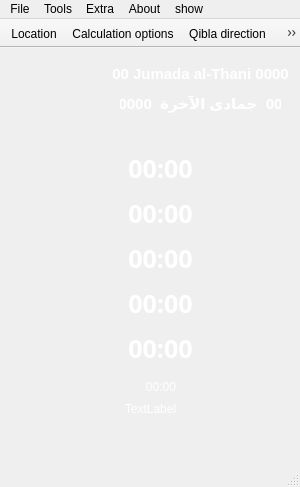
<?xml version="1.0" encoding="UTF-8"?>
<ui version="4.0">
 <class>Salat</class>
 <widget class="QMainWindow" name="Salat">
  <property name="geometry">
   <rect>
    <x>0</x>
    <y>0</y>
    <width>300</width>
    <height>487</height>
   </rect>
  </property>
  <property name="minimumSize">
   <size>
    <width>300</width>
    <height>487</height>
   </size>
  </property>
  <property name="maximumSize">
   <size>
    <width>300</width>
    <height>487</height>
   </size>
  </property>
  <property name="windowTitle">
   <string>Qsalat - salat times</string>
  </property>
  <property name="styleSheet">
   <string notr="true"/>
  </property>
  <widget class="QWidget" name="centralwidget">
   <widget class="QWidget" name="widget" native="true">
    <property name="geometry">
     <rect>
      <x>0</x>
      <y>0</y>
      <width>300</width>
      <height>400</height>
     </rect>
    </property>
    <property name="styleSheet">
     <string notr="true">background-image: url(:/usr/share/qsalat/images/qsalat.png);</string>
    </property>
    <widget class="QLabel" name="label_fajr">
     <property name="geometry">
      <rect>
       <x>110</x>
       <y>100</y>
       <width>101</width>
       <height>41</height>
      </rect>
     </property>
     <property name="font">
      <font>
       <family>Arial Black</family>
       <pointsize>19</pointsize>
       <weight>75</weight>
       <bold>true</bold>
      </font>
     </property>
     <property name="styleSheet">
      <string notr="true">color:white;
opacity:1.0;
background-image: url(:/images/slider3.png);</string>
     </property>
     <property name="text">
      <string>00:00</string>
     </property>
     <property name="alignment">
      <set>Qt::AlignCenter</set>
     </property>
    </widget>
    <widget class="QLabel" name="label_asr">
     <property name="geometry">
      <rect>
       <x>110</x>
       <y>190</y>
       <width>101</width>
       <height>41</height>
      </rect>
     </property>
     <property name="font">
      <font>
       <family>Arial Black</family>
       <pointsize>19</pointsize>
       <weight>75</weight>
       <bold>true</bold>
      </font>
     </property>
     <property name="styleSheet">
      <string notr="true">color:white;
opacity:1.0;
background-image: url(:/images/slider3.png);</string>
     </property>
     <property name="text">
      <string>00:00</string>
     </property>
     <property name="alignment">
      <set>Qt::AlignCenter</set>
     </property>
    </widget>
    <widget class="QLabel" name="label_isha">
     <property name="geometry">
      <rect>
       <x>110</x>
       <y>280</y>
       <width>101</width>
       <height>41</height>
      </rect>
     </property>
     <property name="font">
      <font>
       <family>Arial Black</family>
       <pointsize>19</pointsize>
       <weight>75</weight>
       <bold>true</bold>
      </font>
     </property>
     <property name="styleSheet">
      <string notr="true">color:white;
opacity:1.0;
background-image: url(:/images/slider3.png);</string>
     </property>
     <property name="text">
      <string>00:00</string>
     </property>
     <property name="alignment">
      <set>Qt::AlignCenter</set>
     </property>
    </widget>
    <widget class="QLabel" name="label_duhr">
     <property name="geometry">
      <rect>
       <x>110</x>
       <y>145</y>
       <width>101</width>
       <height>41</height>
      </rect>
     </property>
     <property name="font">
      <font>
       <family>Arial Black</family>
       <pointsize>19</pointsize>
       <weight>75</weight>
       <bold>true</bold>
      </font>
     </property>
     <property name="styleSheet">
      <string notr="true">color:white;
opacity:1.0;
background-image: url(:/images/slider3.png);</string>
     </property>
     <property name="text">
      <string>00:00</string>
     </property>
     <property name="alignment">
      <set>Qt::AlignCenter</set>
     </property>
    </widget>
    <widget class="QLabel" name="label_maghreb">
     <property name="geometry">
      <rect>
       <x>110</x>
       <y>235</y>
       <width>101</width>
       <height>41</height>
      </rect>
     </property>
     <property name="font">
      <font>
       <family>Arial Black</family>
       <pointsize>19</pointsize>
       <weight>75</weight>
       <bold>true</bold>
      </font>
     </property>
     <property name="styleSheet">
      <string notr="true">color:white;
opacity:1.0;
background-image: url(:/images/slider3.png);</string>
     </property>
     <property name="text">
      <string>00:00</string>
     </property>
     <property name="alignment">
      <set>Qt::AlignCenter</set>
     </property>
    </widget>
    <widget class="QLabel" name="label_location">
     <property name="geometry">
      <rect>
       <x>20</x>
       <y>340</y>
       <width>261</width>
       <height>41</height>
      </rect>
     </property>
     <property name="font">
      <font>
       <family>Arial</family>
      </font>
     </property>
     <property name="styleSheet">
      <string notr="true">background-image: url(:/images/slider3.png);
color:white;</string>
     </property>
     <property name="text">
      <string>TextLabel</string>
     </property>
     <property name="alignment">
      <set>Qt::AlignCenter</set>
     </property>
    </widget>
    <widget class="QLabel" name="label_hijri">
     <property name="geometry">
      <rect>
       <x>120</x>
       <y>40</y>
       <width>161</width>
       <height>31</height>
      </rect>
     </property>
     <property name="font">
      <font>
       <family>Arial</family>
       <pointsize>11</pointsize>
       <weight>75</weight>
       <italic>false</italic>
       <bold>true</bold>
      </font>
     </property>
     <property name="layoutDirection">
      <enum>Qt::RightToLeft</enum>
     </property>
     <property name="styleSheet">
      <string notr="true">background-image: url(:/images/slider3.png);
color:white;
</string>
     </property>
     <property name="locale">
      <locale language="Arabic" country="SaudiArabia"/>
     </property>
     <property name="text">
      <string>00  جمادى الآخرة  0000</string>
     </property>
     <property name="alignment">
      <set>Qt::AlignCenter</set>
     </property>
    </widget>
    <widget class="QLabel" name="label_hijri_2">
     <property name="geometry">
      <rect>
       <x>110</x>
       <y>10</y>
       <width>181</width>
       <height>31</height>
      </rect>
     </property>
     <property name="font">
      <font>
       <family>Arial</family>
       <pointsize>11</pointsize>
       <weight>75</weight>
       <italic>false</italic>
       <bold>true</bold>
      </font>
     </property>
     <property name="styleSheet">
      <string notr="true">background-image: url(:/images/slider3.png);
color:white;
</string>
     </property>
     <property name="text">
      <string>00 Jumada al-Thani 0000</string>
     </property>
     <property name="alignment">
      <set>Qt::AlignCenter</set>
     </property>
    </widget>
    <widget class="QLabel" name="label_shourouk">
     <property name="geometry">
      <rect>
       <x>130</x>
       <y>330</y>
       <width>62</width>
       <height>17</height>
      </rect>
     </property>
     <property name="styleSheet">
      <string notr="true">color:white;
opacity:1.0;
background-image: url(:/images/slider3.png);</string>
     </property>
     <property name="text">
      <string>00:00</string>
     </property>
     <property name="alignment">
      <set>Qt::AlignCenter</set>
     </property>
    </widget>
   </widget>
  </widget>
  <widget class="QMenuBar" name="menubar">
   <property name="geometry">
    <rect>
     <x>0</x>
     <y>0</y>
     <width>300</width>
     <height>25</height>
    </rect>
   </property>
   <widget class="QMenu" name="menuFile">
    <property name="title">
     <string>File</string>
    </property>
    <addaction name="actionHide"/>
    <addaction name="actionQuit"/>
   </widget>
   <widget class="QMenu" name="menuTools">
    <property name="title">
     <string>Tools</string>
    </property>
    <widget class="QMenu" name="menuPrayer_times_options">
     <property name="title">
      <string>Prayer times options</string>
     </property>
     <addaction name="actionGenerate_monthly_prayer_times"/>
     <addaction name="actionGenerate_yearly_prayer_times"/>
    </widget>
    <addaction name="separator"/>
    <addaction name="actionHijri_date"/>
    <addaction name="actionQibla_direction"/>
    <addaction name="actionLocation"/>
    <addaction name="actionAudio"/>
    <addaction name="actionCalculation_options"/>
    <addaction name="menuPrayer_times_options"/>
   </widget>
   <widget class="QMenu" name="menuExtra">
    <property name="title">
     <string>Extra</string>
    </property>
    <addaction name="actionWorldtime"/>
   </widget>
   <widget class="QMenu" name="menuAbout">
    <property name="title">
     <string>About</string>
    </property>
    <addaction name="separator"/>
    <addaction name="actionAbout_Qsalat"/>
    <addaction name="actionAbout_QT"/>
   </widget>
   <widget class="QMenu" name="menuShow">
    <property name="title">
     <string>show</string>
    </property>
    <addaction name="actionShow_2"/>
   </widget>
   <addaction name="menuFile"/>
   <addaction name="menuTools"/>
   <addaction name="menuExtra"/>
   <addaction name="menuAbout"/>
   <addaction name="menuShow"/>
  </widget>
  <widget class="QStatusBar" name="statusbar"/>
  <widget class="QToolBar" name="toolBar">
   <property name="windowTitle">
    <string>toolBar</string>
   </property>
   <property name="movable">
    <bool>false</bool>
   </property>
   <property name="floatable">
    <bool>false</bool>
   </property>
   <attribute name="toolBarArea">
    <enum>TopToolBarArea</enum>
   </attribute>
   <attribute name="toolBarBreak">
    <bool>false</bool>
   </attribute>
   <addaction name="actionLocation"/>
   <addaction name="actionCalculation_options"/>
   <addaction name="actionQibla_direction"/>
   <addaction name="actionAudio"/>
   <addaction name="actionHijri_date"/>
   <addaction name="actionGenerate_monthly_prayer_times"/>
   <addaction name="actionGenerate_yearly_prayer_times"/>
   <addaction name="actionWorldtime"/>
  </widget>
  <action name="actionHide">
   <property name="icon">
    <iconset resource="../salat.qrc">
     <normaloff>:/usr/share/qsalat/images/hide.png</normaloff>:/usr/share/qsalat/images/hide.png</iconset>
   </property>
   <property name="text">
    <string>Hide</string>
   </property>
  </action>
  <action name="actionQuit">
   <property name="icon">
    <iconset resource="../salat.qrc">
     <normaloff>:/usr/share/qsalat/images/exit.png</normaloff>:/usr/share/qsalat/images/exit.png</iconset>
   </property>
   <property name="text">
    <string>Quit</string>
   </property>
  </action>
  <action name="actionHijri_date">
   <property name="icon">
    <iconset resource="../salat.qrc">
     <normaloff>:/usr/share/qsalat/images/hijri.png</normaloff>:/usr/share/qsalat/images/hijri.png</iconset>
   </property>
   <property name="text">
    <string>Hijri date conversion</string>
   </property>
  </action>
  <action name="actionQibla_direction">
   <property name="icon">
    <iconset resource="../salat.qrc">
     <normaloff>:/usr/share/qsalat/images/qibla.png</normaloff>:/usr/share/qsalat/images/qibla.png</iconset>
   </property>
   <property name="text">
    <string>Qibla direction</string>
   </property>
  </action>
  <action name="actionLocation">
   <property name="icon">
    <iconset resource="../salat.qrc">
     <normaloff>:/usr/share/qsalat/images/world.png</normaloff>:/usr/share/qsalat/images/world.png</iconset>
   </property>
   <property name="text">
    <string>Location</string>
   </property>
  </action>
  <action name="actionAudio">
   <property name="icon">
    <iconset resource="../salat.qrc">
     <normaloff>:/usr/share/qsalat/images/mp3.png</normaloff>:/usr/share/qsalat/images/mp3.png</iconset>
   </property>
   <property name="text">
    <string>Audio</string>
   </property>
  </action>
  <action name="actionCustom_option">
   <property name="text">
    <string>Custom option</string>
   </property>
  </action>
  <action name="actionWorld_time">
   <property name="text">
    <string>World time</string>
   </property>
  </action>
  <action name="actionAbout_Qsalat">
   <property name="icon">
    <iconset resource="../salat.qrc">
     <normaloff>:/usr/share/qsalat/images/mecque.png</normaloff>:/usr/share/qsalat/images/mecque.png</iconset>
   </property>
   <property name="text">
    <string>About Qsalat</string>
   </property>
  </action>
  <action name="actionAbout_QT">
   <property name="icon">
    <iconset resource="../salat.qrc">
     <normaloff>:/usr/share/qsalat/images/Qt.png</normaloff>:/usr/share/qsalat/images/Qt.png</iconset>
   </property>
   <property name="text">
    <string>About QT</string>
   </property>
  </action>
  <action name="actionCalculation_options">
   <property name="icon">
    <iconset resource="../salat.qrc">
     <normaloff>:/usr/share/qsalat/images/0396.png</normaloff>:/usr/share/qsalat/images/0396.png</iconset>
   </property>
   <property name="text">
    <string>Calculation options</string>
   </property>
  </action>
  <action name="actionWorldtime">
   <property name="icon">
    <iconset resource="../salat.qrc">
     <normaloff>:/usr/share/qsalat/images/0442.png</normaloff>:/usr/share/qsalat/images/0442.png</iconset>
   </property>
   <property name="text">
    <string>World time</string>
   </property>
  </action>
  <action name="actionGenerate_monthly_prayer_times">
   <property name="icon">
    <iconset resource="../salat.qrc">
     <normaloff>:/usr/share/qsalat/images/month.png</normaloff>:/usr/share/qsalat/images/month.png</iconset>
   </property>
   <property name="text">
    <string>Generate monthly prayer times</string>
   </property>
  </action>
  <action name="actionGenerate_yearly_prayer_times">
   <property name="icon">
    <iconset resource="../salat.qrc">
     <normaloff>:/usr/share/qsalat/images/year.png</normaloff>:/usr/share/qsalat/images/year.png</iconset>
   </property>
   <property name="text">
    <string>Generate yearly prayer times</string>
   </property>
  </action>
  <action name="actionPlayer">
   <property name="text">
    <string>Player</string>
   </property>
  </action>
  <action name="actionPlayer_2">
   <property name="text">
    <string>Player</string>
   </property>
  </action>
  <action name="actionPlayer_3">
   <property name="text">
    <string>player</string>
   </property>
  </action>
  <action name="actionShow">
   <property name="text">
    <string>show</string>
   </property>
  </action>
  <action name="actionShow_2">
   <property name="text">
    <string>show</string>
   </property>
  </action>
 </widget>
 <resources>
  <include location="../salat.qrc"/>
 </resources>
 <connections/>
</ui>
